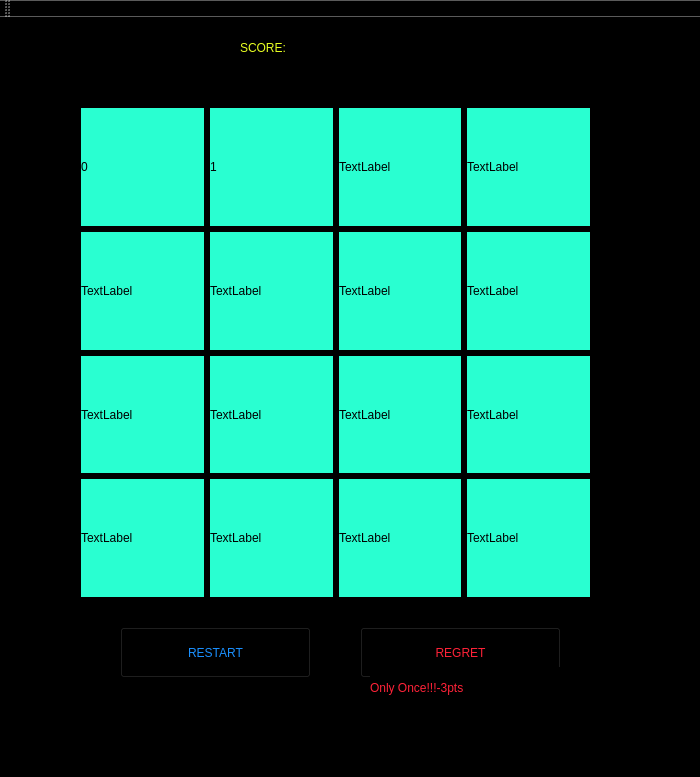
<?xml version="1.0" encoding="UTF-8"?>
<ui version="4.0">
 <class>MainWindow</class>
 <widget class="QMainWindow" name="MainWindow">
  <property name="enabled">
   <bool>true</bool>
  </property>
  <property name="geometry">
   <rect>
    <x>0</x>
    <y>0</y>
    <width>700</width>
    <height>777</height>
   </rect>
  </property>
  <property name="maximumSize">
   <size>
    <width>700</width>
    <height>800</height>
   </size>
  </property>
  <property name="windowTitle">
   <string>MainWindow</string>
  </property>
  <property name="autoFillBackground">
   <bool>false</bool>
  </property>
  <property name="styleSheet">
   <string notr="true">background-color: black;
</string>
  </property>
  <widget class="QWidget" name="centralWidget">
   <widget class="QPushButton" name="pushButton">
    <property name="geometry">
     <rect>
      <x>120</x>
      <y>610</y>
      <width>191</width>
      <height>51</height>
     </rect>
    </property>
    <property name="focusPolicy">
     <enum>Qt::NoFocus</enum>
    </property>
    <property name="contextMenuPolicy">
     <enum>Qt::NoContextMenu</enum>
    </property>
    <property name="styleSheet">
     <string notr="true">color: rgb(26, 144, 255);

font: 26pt &quot;MV Boli&quot;;
</string>
    </property>
    <property name="text">
     <string>RESTART</string>
    </property>
   </widget>
   <widget class="QWidget" name="layoutWidget">
    <property name="geometry">
     <rect>
      <x>70</x>
      <y>80</y>
      <width>531</width>
      <height>511</height>
     </rect>
    </property>
    <layout class="QGridLayout" name="gridLayout">
     <item row="0" column="0">
      <widget class="QLabel" name="label">
       <property name="maximumSize">
        <size>
         <width>1000</width>
         <height>800</height>
        </size>
       </property>
       <property name="styleSheet">
        <string notr="true">font: 28pt &quot;MV Boli&quot;;
background-color: rgb(41, 255, 209);
</string>
       </property>
       <property name="text">
        <string>0</string>
       </property>
      </widget>
     </item>
     <item row="0" column="1">
      <widget class="QLabel" name="label_2">
       <property name="styleSheet">
        <string notr="true">font: 28pt &quot;MV Boli&quot;;
background-color: rgb(41, 255, 209);</string>
       </property>
       <property name="text">
        <string>1</string>
       </property>
      </widget>
     </item>
     <item row="0" column="2">
      <widget class="QLabel" name="label_3">
       <property name="styleSheet">
        <string notr="true">font: 28pt &quot;MV Boli&quot;;
background-color: rgb(41, 255, 209);</string>
       </property>
       <property name="text">
        <string>TextLabel</string>
       </property>
      </widget>
     </item>
     <item row="0" column="3">
      <widget class="QLabel" name="label_4">
       <property name="styleSheet">
        <string notr="true">font: 28pt &quot;MV Boli&quot;;
background-color: rgb(41, 255, 209);</string>
       </property>
       <property name="text">
        <string>TextLabel</string>
       </property>
      </widget>
     </item>
     <item row="1" column="0">
      <widget class="QLabel" name="label_5">
       <property name="styleSheet">
        <string notr="true">font: 28pt &quot;MV Boli&quot;;
background-color: rgb(41, 255, 209);</string>
       </property>
       <property name="text">
        <string>TextLabel</string>
       </property>
      </widget>
     </item>
     <item row="1" column="1">
      <widget class="QLabel" name="label_6">
       <property name="styleSheet">
        <string notr="true">font: 28pt &quot;MV Boli&quot;;
background-color: rgb(41, 255, 209);
</string>
       </property>
       <property name="text">
        <string>TextLabel</string>
       </property>
      </widget>
     </item>
     <item row="1" column="2">
      <widget class="QLabel" name="label_7">
       <property name="styleSheet">
        <string notr="true">font: 28pt &quot;MV Boli&quot;;
background-color: rgb(41, 255, 209);</string>
       </property>
       <property name="text">
        <string>TextLabel</string>
       </property>
      </widget>
     </item>
     <item row="1" column="3">
      <widget class="QLabel" name="label_8">
       <property name="styleSheet">
        <string notr="true">font: 28pt &quot;MV Boli&quot;;
background-color: rgb(41, 255, 209);</string>
       </property>
       <property name="text">
        <string>TextLabel</string>
       </property>
      </widget>
     </item>
     <item row="2" column="0">
      <widget class="QLabel" name="label_9">
       <property name="styleSheet">
        <string notr="true">font: 28pt &quot;MV Boli&quot;;
border-color: rgb(6, 6, 6);
background-color: rgb(41, 255, 209);</string>
       </property>
       <property name="text">
        <string>TextLabel</string>
       </property>
      </widget>
     </item>
     <item row="2" column="1">
      <widget class="QLabel" name="label_10">
       <property name="styleSheet">
        <string notr="true">font: 28pt &quot;MV Boli&quot;;background-color: rgb(41, 255, 209);</string>
       </property>
       <property name="text">
        <string>TextLabel</string>
       </property>
      </widget>
     </item>
     <item row="2" column="2">
      <widget class="QLabel" name="label_11">
       <property name="styleSheet">
        <string notr="true">background-color: rgb(41, 255, 209);font: 28pt &quot;MV Boli&quot;;</string>
       </property>
       <property name="text">
        <string>TextLabel</string>
       </property>
      </widget>
     </item>
     <item row="2" column="3">
      <widget class="QLabel" name="label_12">
       <property name="styleSheet">
        <string notr="true">background-color: rgb(41, 255, 209);font: 28pt &quot;MV Boli&quot;;</string>
       </property>
       <property name="text">
        <string>TextLabel</string>
       </property>
      </widget>
     </item>
     <item row="3" column="0">
      <widget class="QLabel" name="label_13">
       <property name="styleSheet">
        <string notr="true">background-color: rgb(41, 255, 209);font: 28pt &quot;MV Boli&quot;;
</string>
       </property>
       <property name="text">
        <string>TextLabel</string>
       </property>
      </widget>
     </item>
     <item row="3" column="1">
      <widget class="QLabel" name="label_14">
       <property name="styleSheet">
        <string notr="true">background-color: rgb(41, 255, 209);font: 28pt &quot;MV Boli&quot;;</string>
       </property>
       <property name="text">
        <string>TextLabel</string>
       </property>
      </widget>
     </item>
     <item row="3" column="2">
      <widget class="QLabel" name="label_15">
       <property name="styleSheet">
        <string notr="true">background-color: rgb(41, 255, 209);font: 28pt &quot;MV Boli&quot;;</string>
       </property>
       <property name="text">
        <string>TextLabel</string>
       </property>
      </widget>
     </item>
     <item row="3" column="3">
      <widget class="QLabel" name="label_16">
       <property name="styleSheet">
        <string notr="true">background-color: rgb(41, 255, 209);font: 28pt &quot;MV Boli&quot;;</string>
       </property>
       <property name="text">
        <string>TextLabel</string>
       </property>
      </widget>
     </item>
    </layout>
   </widget>
   <widget class="QLabel" name="label_17">
    <property name="geometry">
     <rect>
      <x>240</x>
      <y>10</y>
      <width>231</width>
      <height>41</height>
     </rect>
    </property>
    <property name="styleSheet">
     <string notr="true">font: 30pt &quot;Showcard Gothic&quot;;
color: rgb(233, 255, 33);</string>
    </property>
    <property name="text">
     <string>SCORE:</string>
    </property>
   </widget>
   <widget class="QPushButton" name="pushButton_2">
    <property name="geometry">
     <rect>
      <x>360</x>
      <y>610</y>
      <width>201</width>
      <height>51</height>
     </rect>
    </property>
    <property name="focusPolicy">
     <enum>Qt::NoFocus</enum>
    </property>
    <property name="styleSheet">
     <string notr="true">font: 36pt &quot;Narkisim&quot;;
color: rgb(255, 34, 56);</string>
    </property>
    <property name="text">
     <string>REGRET</string>
    </property>
   </widget>
   <widget class="QLabel" name="label_18">
    <property name="geometry">
     <rect>
      <x>370</x>
      <y>650</y>
      <width>191</width>
      <height>41</height>
     </rect>
    </property>
    <property name="styleSheet">
     <string notr="true">font: 18pt &quot;Narkisim&quot;;
color: rgb(255, 34, 56);</string>
    </property>
    <property name="text">
     <string>Only Once!!!-3pts</string>
    </property>
   </widget>
  </widget>
  <widget class="QMenuBar" name="menuBar">
   <property name="geometry">
    <rect>
     <x>0</x>
     <y>0</y>
     <width>700</width>
     <height>21</height>
    </rect>
   </property>
  </widget>
  <widget class="QToolBar" name="mainToolBar">
   <attribute name="toolBarArea">
    <enum>TopToolBarArea</enum>
   </attribute>
   <attribute name="toolBarBreak">
    <bool>false</bool>
   </attribute>
  </widget>
  <widget class="QStatusBar" name="statusBar"/>
 </widget>
 <layoutdefault spacing="6" margin="11"/>
 <resources/>
 <connections/>
</ui>
